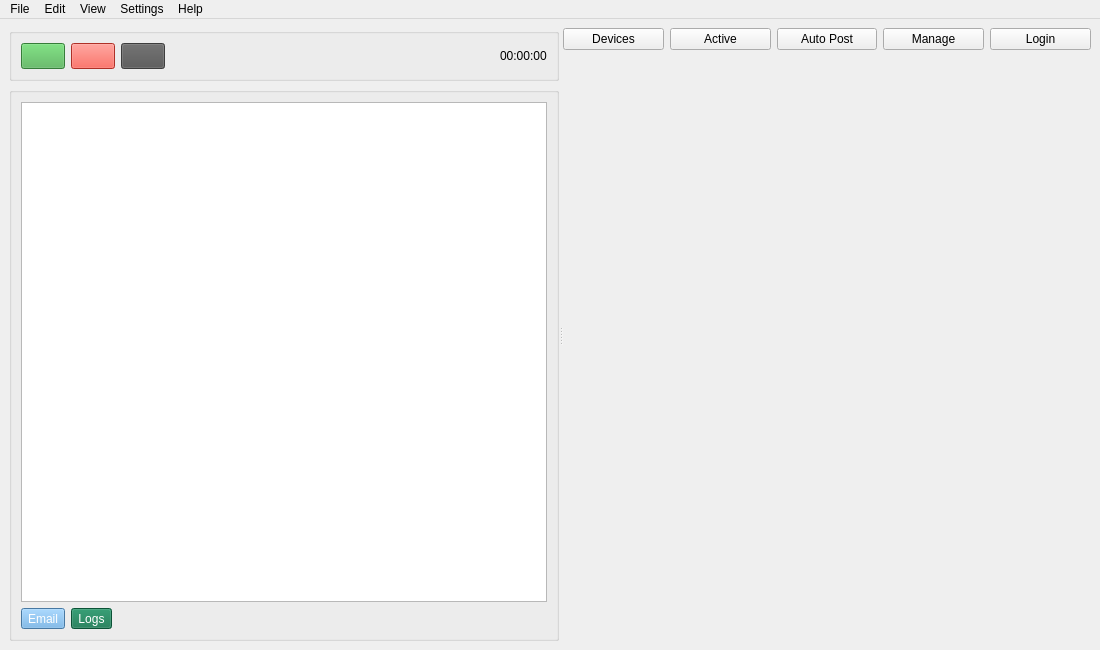
<?xml version="1.0" encoding="UTF-8"?>
<ui version="4.0">
 <class>fmHFarm</class>
 <widget class="QMainWindow" name="fmHFarm">
  <property name="geometry">
   <rect>
    <x>0</x>
    <y>0</y>
    <width>1100</width>
    <height>650</height>
   </rect>
  </property>
  <property name="windowTitle">
   <string>HFarm - Management Console</string>
  </property>
  <widget class="QWidget" name="main">
   <layout class="QVBoxLayout" name="vb1">
    <item>
     <widget class="QSplitter" name="splitter">
      <property name="orientation">
       <enum>Qt::Horizontal</enum>
      </property>
      <widget class="QWidget" name="lPnl">
       <property name="minimumSize">
        <size>
         <width>550</width>
         <height>0</height>
        </size>
       </property>
       <layout class="QVBoxLayout" name="vbLeft">
        <item>
         <widget class="QGroupBox" name="grbTop">
          <layout class="QHBoxLayout" name="hbQck">
           <item>
            <widget class="QPushButton" name="btnStart">
             <property name="styleSheet">
              <string>background-color: #4CAF50; color: white; font-weight: bold; padding: 5px;</string>
             </property>
            </widget>
           </item>
           <item>
            <widget class="QPushButton" name="btnStop">
             <property name="styleSheet">
              <string>background-color: #f44336; color: white; font-weight: bold; padding: 5px;</string>
             </property>
            </widget>
           </item>
           <item>
            <widget class="QPushButton" name="btnReload">
             <property name="styleSheet">
              <string>background-color: #555555; color: white; font-weight: bold; padding: 5px;</string>
             </property>
            </widget>
           </item>
           <item>
            <spacer name="spacer_2">
             <property name="orientation">
              <enum>Qt::Horizontal</enum>
             </property>
             <property name="sizeHint" stdset="0">
              <size>
               <width>0</width>
               <height>0</height>
              </size>
             </property>
            </spacer>
           </item>
           <item>
            <widget class="QLabel" name="lblTimer">
             <property name="styleSheet">
              <string notr="true">font: 700 20pt &quot;Segoe UI&quot;;</string>
             </property>
             <property name="text">
              <string>00:00:00</string>
             </property>
            </widget>
           </item>
          </layout>
         </widget>
        </item>
        <item>
         <widget class="QGroupBox" name="grbMiddle">
          <layout class="QVBoxLayout" name="vbTbl">
           <item>
            <widget class="QTableWidget" name="tblStatus">
             <property name="alternatingRowColors">
              <bool>true</bool>
             </property>
             <property name="selectionBehavior">
              <enum>QAbstractItemView::SelectRows</enum>
             </property>
            </widget>
           </item>
           <item>
            <layout class="QHBoxLayout" name="hbTools">
             <item>
              <widget class="QToolButton" name="tbEmail">
               <property name="styleSheet">
                <string>background-color: #64A8E3; color: white;</string>
               </property>
               <property name="text">
                <string>Email</string>
               </property>
               <property name="toolButtonStyle">
                <enum>Qt::ToolButtonTextBesideIcon</enum>
               </property>
              </widget>
             </item>
             <item>
              <widget class="QToolButton" name="tbLogs">
               <property name="styleSheet">
                <string>background-color: #0F734C; color: white;</string>
               </property>
               <property name="text">
                <string>Logs</string>
               </property>
              </widget>
             </item>
             <item>
              <spacer name="s1">
               <property name="orientation">
                <enum>Qt::Horizontal</enum>
               </property>
               <property name="sizeHint" stdset="0">
                <size>
                 <width>0</width>
                 <height>0</height>
                </size>
               </property>
              </spacer>
             </item>
            </layout>
           </item>
          </layout>
         </widget>
        </item>
       </layout>
      </widget>
      <widget class="QWidget" name="rPnl">
       <layout class="QVBoxLayout" name="vbRight">
        <item>
         <layout class="QHBoxLayout" name="hbNav">
          <item>
           <widget class="QPushButton" name="btnDevices">
            <property name="text">
             <string>Devices</string>
            </property>
           </widget>
          </item>
          <item>
           <widget class="QPushButton" name="btnActive">
            <property name="text">
             <string>Active</string>
            </property>
           </widget>
          </item>
          <item>
           <widget class="QPushButton" name="btnAutoPost">
            <property name="text">
             <string>Auto Post</string>
            </property>
           </widget>
          </item>
          <item>
           <widget class="QPushButton" name="btnManage">
            <property name="text">
             <string>Manage</string>
            </property>
           </widget>
          </item>
          <item>
           <widget class="QPushButton" name="btnLogin">
            <property name="text">
             <string>Login</string>
            </property>
           </widget>
          </item>
         </layout>
        </item>
        <item>
         <widget class="QStackedWidget" name="stackWidget"/>
        </item>
       </layout>
      </widget>
     </widget>
    </item>
   </layout>
  </widget>
  <widget class="QMenuBar" name="menuBar">
   <property name="geometry">
    <rect>
     <x>0</x>
     <y>0</y>
     <width>1100</width>
     <height>22</height>
    </rect>
   </property>
   <widget class="QMenu" name="menuFile">
    <property name="title">
     <string>File</string>
    </property>
    <addaction name="actionNew"/>
    <addaction name="actionOpen"/>
    <addaction name="actionRecent_Data"/>
    <addaction name="separator"/>
    <addaction name="actionSave"/>
    <addaction name="actionSave_as"/>
    <addaction name="separator"/>
    <addaction name="actionClose"/>
    <addaction name="separator"/>
    <addaction name="actionQuit"/>
   </widget>
   <widget class="QMenu" name="menuEdit">
    <property name="title">
     <string>Edit</string>
    </property>
    <addaction name="actionUndo"/>
    <addaction name="actionRedo"/>
    <addaction name="separator"/>
    <addaction name="actionCut"/>
    <addaction name="actionCopy"/>
    <addaction name="actionPast"/>
    <addaction name="separator"/>
    <addaction name="actionDelete"/>
    <addaction name="actionSelect_All"/>
   </widget>
   <widget class="QMenu" name="menuView">
    <property name="title">
     <string>View</string>
    </property>
   </widget>
   <widget class="QMenu" name="menuSettings">
    <property name="title">
     <string>Settings</string>
    </property>
   </widget>
   <widget class="QMenu" name="menuHelp">
    <property name="title">
     <string>Help</string>
    </property>
    <addaction name="actionReport_Issue"/>
    <addaction name="separator"/>
    <addaction name="actionCheck_for_Updates"/>
    <addaction name="separator"/>
    <addaction name="actionAbout"/>
   </widget>
   <addaction name="menuFile"/>
   <addaction name="menuEdit"/>
   <addaction name="menuView"/>
   <addaction name="menuSettings"/>
   <addaction name="menuHelp"/>
  </widget>
  <action name="actionQuit">
   <property name="text">
    <string>Quit</string>
   </property>
  </action>
  <action name="actionClose">
   <property name="text">
    <string>Close</string>
   </property>
   <property name="shortcut">
    <string>Ctrl+F4</string>
   </property>
  </action>
  <action name="actionNew">
   <property name="text">
    <string>New</string>
   </property>
   <property name="shortcut">
    <string>Ctrl+N</string>
   </property>
  </action>
  <action name="actionOpen">
   <property name="text">
    <string>Open</string>
   </property>
   <property name="shortcut">
    <string>Ctrl+O</string>
   </property>
  </action>
  <action name="actionSave">
   <property name="text">
    <string>Save</string>
   </property>
   <property name="shortcut">
    <string>Ctrl+S</string>
   </property>
  </action>
  <action name="actionRecent_Data">
   <property name="text">
    <string>Recent Data</string>
   </property>
  </action>
  <action name="actionUndo">
   <property name="text">
    <string>Undo</string>
   </property>
   <property name="shortcut">
    <string>Ctrl+Z</string>
   </property>
  </action>
  <action name="actionRedo">
   <property name="text">
    <string>Redo</string>
   </property>
   <property name="shortcut">
    <string>Ctrl+Y</string>
   </property>
  </action>
  <action name="actionCopy">
   <property name="text">
    <string>Copy</string>
   </property>
   <property name="shortcut">
    <string>Ctrl+C</string>
   </property>
  </action>
  <action name="actionCut">
   <property name="text">
    <string>Cut</string>
   </property>
   <property name="shortcut">
    <string>Ctrl+X</string>
   </property>
  </action>
  <action name="actionPast">
   <property name="text">
    <string>Paste</string>
   </property>
   <property name="shortcut">
    <string>Ctrl+V</string>
   </property>
  </action>
  <action name="actionDelete">
   <property name="text">
    <string>Delete</string>
   </property>
   <property name="shortcut">
    <string>Del</string>
   </property>
  </action>
  <action name="actionSelect_All">
   <property name="text">
    <string>Select All</string>
   </property>
   <property name="shortcut">
    <string>Ctrl+A</string>
   </property>
  </action>
  <action name="actionSave_as">
   <property name="text">
    <string>Save as</string>
   </property>
   <property name="shortcut">
    <string>Ctrl+Shift+S</string>
   </property>
  </action>
  <action name="actionAbout">
   <property name="text">
    <string>About</string>
   </property>
  </action>
  <action name="actionCheck_for_Updates">
   <property name="text">
    <string>Check for Updates</string>
   </property>
  </action>
  <action name="actionReport_Issue">
   <property name="text">
    <string>Report Issue</string>
   </property>
  </action>
 </widget>
 <resources/>
 <connections/>
</ui>
